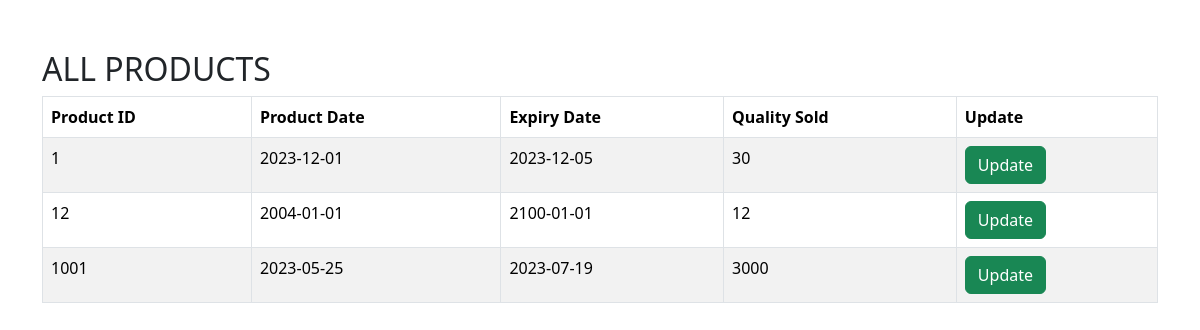
The app's page /page_productdetail.php with its own data.
### tables this page shows
CREATE TABLE `productdetails` (
  `productId` int NOT NULL,
  `produceDate` date DEFAULT NULL,
  `expiryDate` date DEFAULT NULL,
  `qualitySold` int DEFAULT NULL,
  `assessment` varchar(50) DEFAULT NULL,
  PRIMARY KEY (`productId`),
  CONSTRAINT `productdetails_ibfk_1` FOREIGN KEY (`productId`) REFERENCES `product` (`productId`)
);

### page_productdetail.php (the view, shortened to what this page needs)
<!DOCTYPE html>
<html lang="en">
<head>
    <link href="https://cdn.jsdelivr.net/npm/bootstrap@5.3.2/dist/css/bootstrap.min.css" rel="stylesheet">
</head>
<body>
    <?php include 'dbcon.php'; ?>
    <div class="container">
        <div class="box1">
            <h2>ALL PRODUCTS</h2>
        </div>
        <table class="table table-hover table-bordered table-striped">
            <thead>
                <tr>
                    <th>Product ID</th>
                    <th>Product Date</th>
                    <th>Expiry Date</th>
                    <th>Quality Sold</th>
                    <th>Update</th>
                </tr>
            </thead>
            <tbody>
                <?php
                $query = "SELECT * FROM `productdetails`";
                $result = mysqli_query($connection, $query);
                if (!$result) {
                    die("Query Failed" . mysqli_error());
                } else {
                    while ($row = mysqli_fetch_assoc($result)) {
                        echo "<tr>";
                        echo "<td>" . $row['productId'] . "</td>";
                        echo "<td>" . $row['produceDate'] . "</td>";
                        echo "<td>" . $row['expiryDate'] . "</td>";
                        echo "<td>" . $row['qualitySold'] . "</td>";
                        echo "<td><a href='update_data_productdetail.php?productId=" . $row['productId'] . "' class='btn btn-success'>Update</a></td>";
                        echo "</tr>";
                    }
                }
                ?>
            </tbody>
        </table>
    </body>
</html>

### page_productdetail.php (style rules this page uses)
.box1 h2 { float:left; }
.container { margin-top: 50px; }

### records on screen
productdetails: productId "1", produceDate "2023-12-01", expiryDate "2023-12-05", qualitySold "30"
productdetails: productId "12", produceDate "2004-01-01", expiryDate "2100-01-01", qualitySold "12"
productdetails: productId "1001", produceDate "2023-05-25", expiryDate "2023-07-19", qualitySold "3000"
